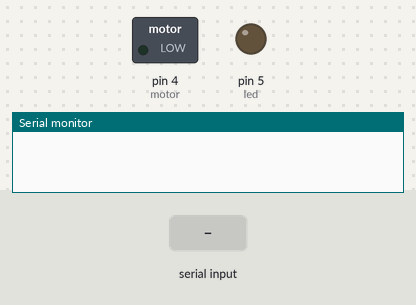
Bench run of a sketch on a simulated Arduino Uno, built with avr-gcc and run on an emulated ATmega328P. On the bench: switched loads named in the sketch (green lamp = pin HIGH), output pins drawn as LEDs (lit = HIGH), the last lines printed to the serial monitor. The inputs (shaded band) are chosen by the test bench.

Above: at 1.2 s.
1.3 s: "L90\n" received over Serial
At 2.48 s:
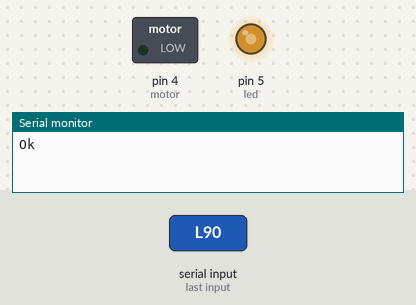
At 3.68 s:
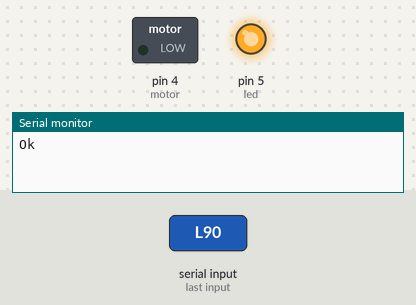
4.3 s: "90,45\n" received over Serial
At 7.56 s:
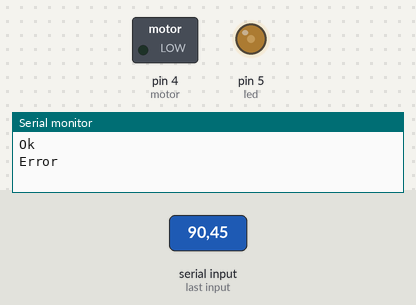
Timing chart, 0 to 13.3 s (numbered marks = the images above; inputs shaded):
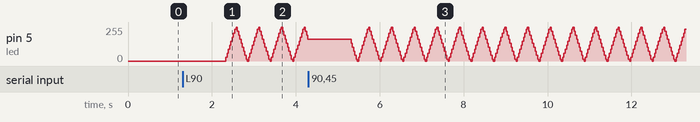

The sketch:

alarm.ino
```cpp
/*
  Alarm

*/

int led = 5;           // the PWM pin the LED is attached to
int motor =4;

int brightness = 0;    // how bright the LED is
int fadeAmount = 0;    // how many points to fade the LED by
int dir = -1;

char com;
int param;
String buf;

// the setup routine runs once when you press reset:
void setup() {
  // declare pin 9 to be an output:
  pinMode(led, OUTPUT);
  pinMode(motor, OUTPUT);
  Serial.begin(9600);
}

// the loop routine runs over and over again forever:
void loop() {
  if (Serial.available()) {
    buf = Serial.readString();// read the incoming data as string
    com = buf.charAt(0);
    param = buf.substring(1).toInt();

    switch (com) {
      case 'L':
        fadeAmount = constrain(param,0,30);
        Serial.println("Ok");
        break;
      case 'M':
        if (param == 1)
          digitalWrite(motor,HIGH);
        else
          digitalWrite(motor,LOW);
        Serial.println("Ok");
        break;
      case 'A':
        if (param == 1){
          digitalWrite(motor,HIGH);
          fadeAmount = -1;
        } else {
          digitalWrite(motor,LOW);
          fadeAmount = 0;
        }
        Serial.println("Ok");
        break;
      default:
        Serial.println("Error");
        break;
    }
  }

  if (fadeAmount > 0){
    // change the brightness for next time through the loop:
    brightness = constrain(brightness + fadeAmount * dir,0,255);

    // reverse the direction of the fading at the ends of the fade:
    if (brightness == 255 || brightness == 0 ) dir = - dir;

    // wait for 30 milliseconds to see the dimming effect
    analogWrite(led, brightness);
    delay(30);
  } else if(fadeAmount == 0) {
    analogWrite(led, 0);
  } else {
    analogWrite(led, 255);
  }

}
```
